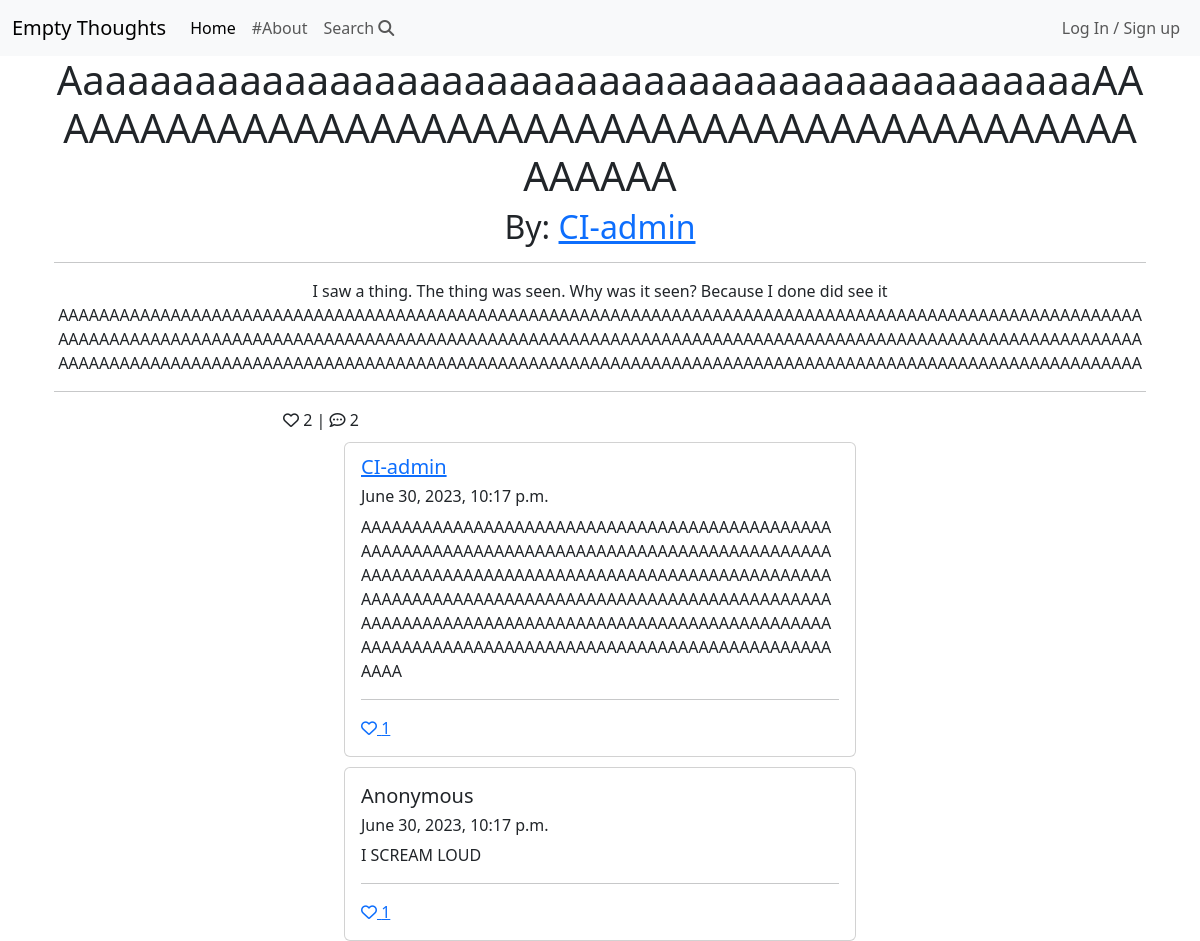
/view/14, run on an earlier commit of the app's database.
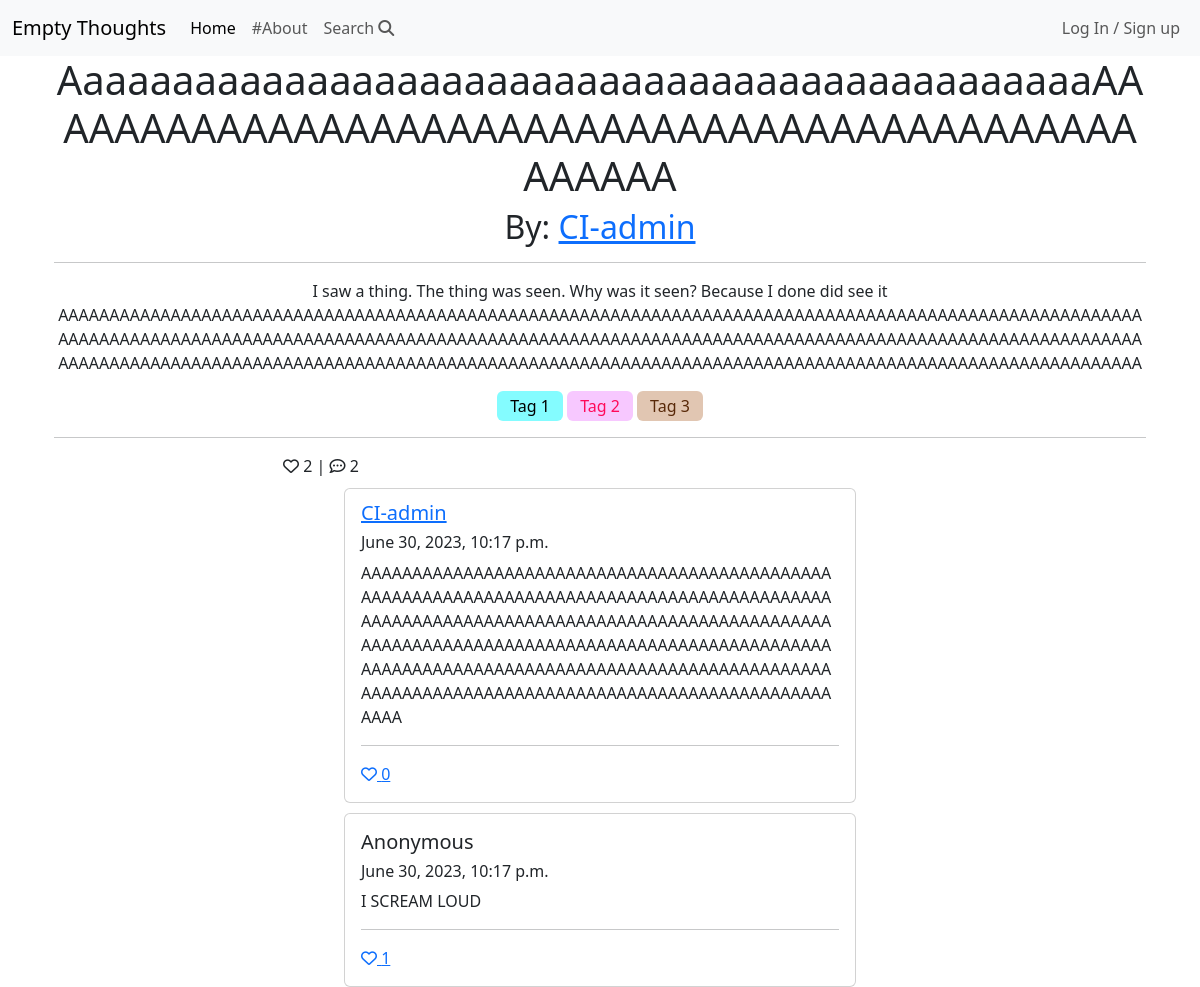
And on a later commit of the database.
### thoughts/models.py (models this page shows, shortened)
class Comment(models.Model):
    thought = models.ForeignKey(
        Thought,
        on_delete=models.CASCADE,
        related_name="comment_thought"
        )
    author = models.ForeignKey(
        User,
        on_delete=models.CASCADE,
        related_name='comment_author'
        )
    content = models.TextField(max_length=280, null=False, blank=False)
    anonymous = models.BooleanField(null=False, blank=False, default=False)
    date_created = models.DateTimeField(auto_now_add=True)
    likes = models.ManyToManyField(
        User,
        related_name="comment_likes",
        blank=True
        )
    class Meta:
        ordering = ['date_created']
    def number_of_likes(self):
        return self.likes.count()

class Tag(models.Model):
    name = models.CharField(max_length=40)
    text_color = ColorField(default='#FF0000')
    bg_color = ColorField(default='#FF0000')
    @admin.display
    def colored_name(self):
        return format_html(
            '<span class="btn" style="color: {}; background-color: {}">{}</span>',
            self.text_color,
            self.bg_color,
            self.name,
        )
    class Meta:
        ordering = ['name']

### thoughts/views.py (the view, shortened to what this page needs)
# urls.py: path('view/<thought_id>', views.ThoughtDetail.as_view(), name='view'),
class ThoughtDetail(View):
    def get(self, request, *args, **kwargs):
        thought_id = kwargs.get('thought_id')
        queryset = Thought.objects
        thought = get_object_or_404(queryset, id=thought_id)
        comments = thought.comment_thought.order_by('date_created')
        liked = False
        if thought.likes.filter(id=self.request.user.id).exists():
            liked = True
        context = {
                "thought": thought,
                "comments": comments,
                "liked": liked,
                "comment_form": CommentForm(),
            }
        return render(request, "thoughts/thought_detail.html", context)

### thoughts/models.py (called while the page is built)
    def number_of_likes(self):
        return self.likes.count()

    def number_of_comments(self):
        return self.comment_thought.count()

### templates/thoughts/thought_detail.html (shortened to what this page needs)
{% extends 'base.html' %}
{% block content %}
{% load static %}
{% load crispy_forms_tags %}
<div class="container">
    <div class="container text-center">
        <h1 class="thought-title">{{thought.title}}</h1>
        {% if thought.anonymous %}
        <h2>By: Anonymous</h2>
        {% else %}
        <h2>By: <a a href="/user/{{thought.author.pk}}">{{thought.author}}</a></h2>
        {% endif %}</h6>
        <hr>
        <p class="card-text thought-content">{{thought.content}} </p>
        <div class="tag-container">
            {% for tag in thought.tags.all %}
            <a href="/search/?tags={{tag.pk}}">{{ tag.colored_name }}</a>
            {% endfor %}
        </div>
        <hr>
        <div class="row">
            <div class="col">
                <span class="">
                {% if request.user in thought.likes.all %}
                <i class="fa-solid fa-heart"></i>
                {% else %}
                <i class="fa-regular fa-heart"></i>
                {% endif %}
                {{ thought.number_of_likes }} |
                <i class="fa-regular fa-comment-dots"></i> {{ thought.number_of_comments }}
                </span>
            </div>
        </div>
    </div>
    {% for comment in comments %}
        <div class="card center">
            <div class="card-body">
                {% if comment.anonymous %}
                    <h5>Anonymous</h5>
                {% else %}
                    <h5 class="card-subtitle mb-2 text-body-secondary">
                        <a a href="/user/{{comment.author.pk}}">{{comment.author}}</a>
                    </h5>
                    {% endif %}
                    <h6>{{comment.date_created}}</h6>
                <p class="card-text">{{comment.content}} </p>
                <hr>
                <div class="row">
                    <div class="col">
                        <span class="">
                        <a href="/like_comment/{{comment.id}}">
                        {% if request.user in comment.likes.all %}
                        <i class="fa-solid fa-heart"></i>
                        {% else %}
                        <i class="fa-regular fa-heart"></i>
                        {% endif %}
                        {{ comment.number_of_likes }}
                        </a>
                        </span>
                    </div>
                </div>
            </div>
        </div>
        {% empty %}
        <br>
        <p>No comments yet.</p>
    {% endfor %}
</div>
{%endblock%}

What changed in the data, as far as the page shows it:
now on this page (row unchanged): Tag: colored_name "Tag 1"
now on this page (row edited): Tag: colored_name "Tag 2"
now on this page (row edited): Tag: colored_name "Tag 3"
computed for Comment "CI-admin": number_of_likes "1" → "0"
